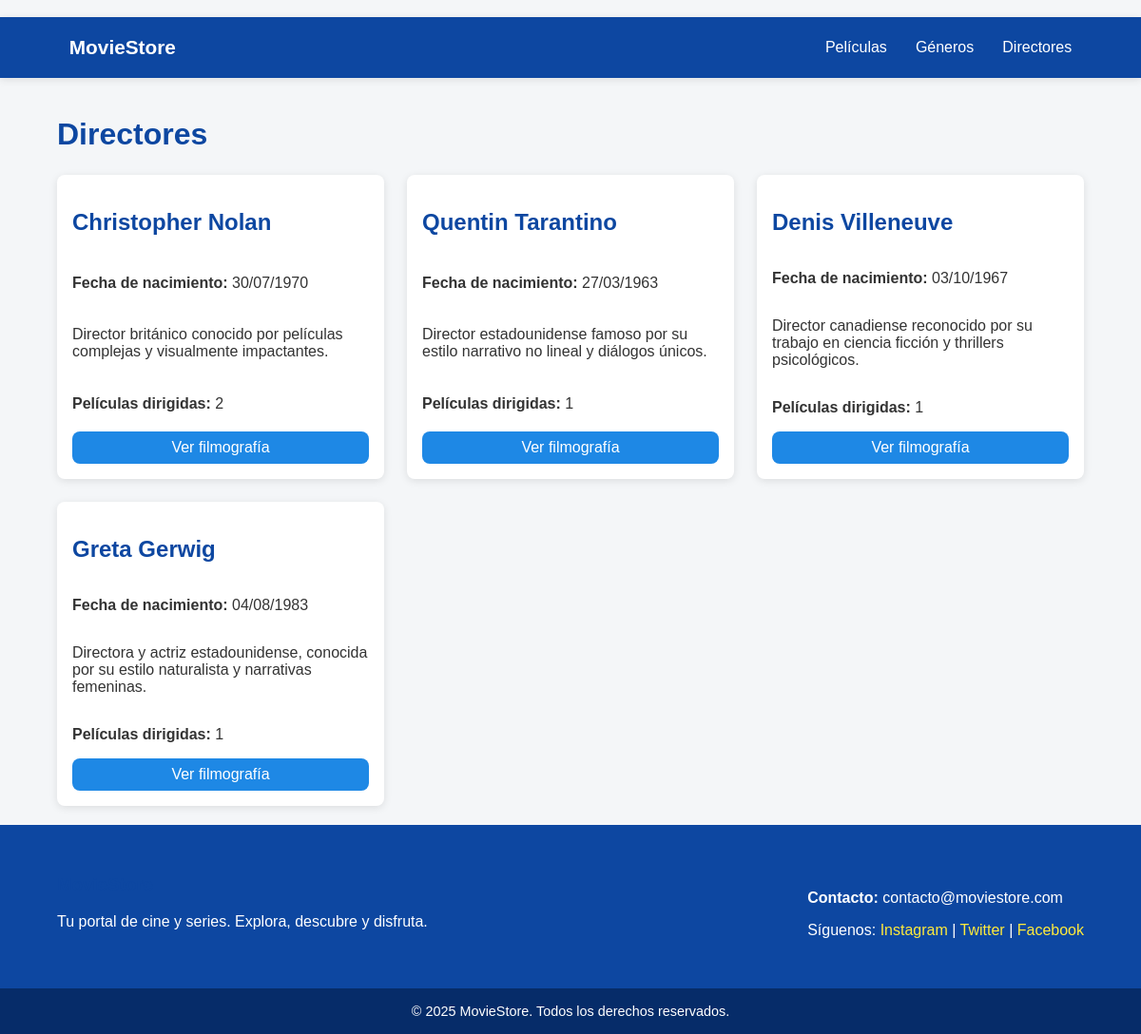
Before: /directors/ with the older database file.
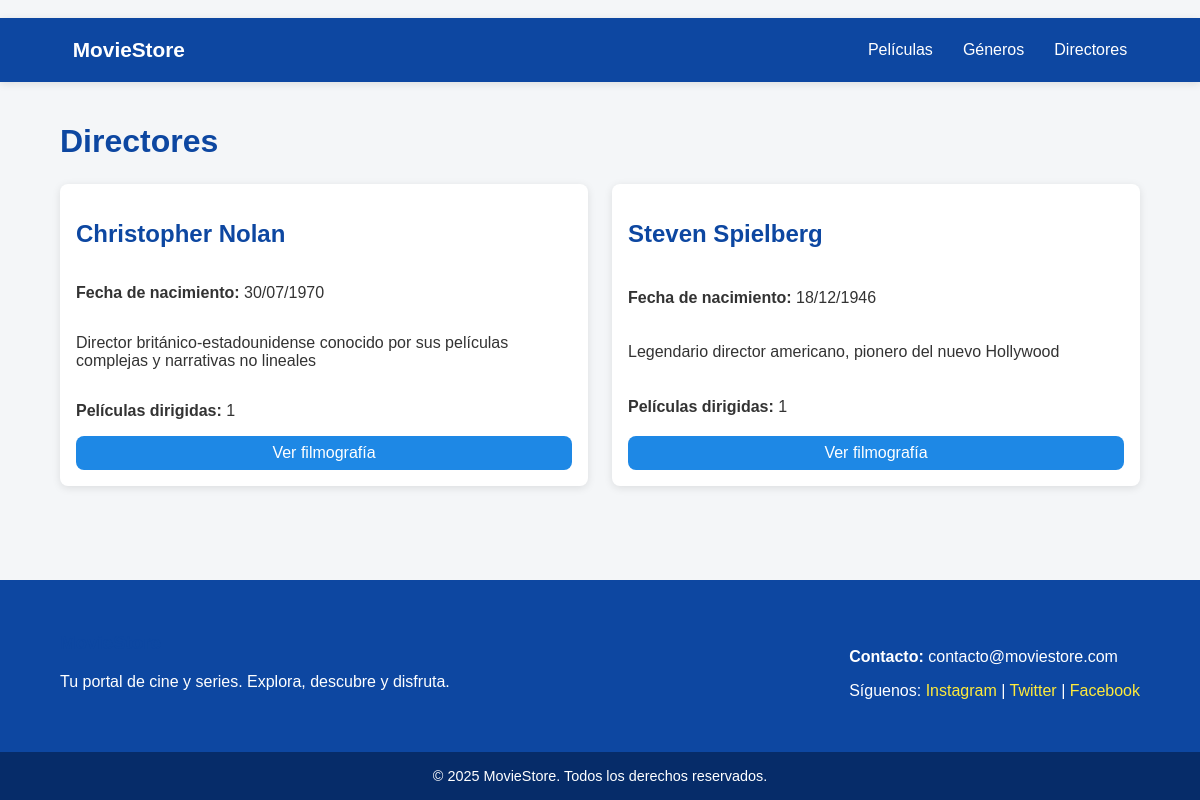
After: the same page with the newer database file.
### movies/models.py (models this page shows, shortened)
class Director(models.Model):
    name = models.CharField(max_length=100)
    biography = models.TextField()
    birth_date = models.DateField(null=True, blank=True)

### movies/views.py (the view)
# urls.py: path('directors/', views.director_list, name='director_list'),
def director_list(request):
    directors = Director.objects.all()
    return render(request, 'movies/director_list.html', {'directors': directors})

### movies/templates/movies/director_list.html (shortened to what this page needs)
{% extends 'movies/base.html' %}
{% block content %}
    <h1>Directores</h1>
    <div class="director-grid movie-grid">
        {% for director in directors %}
            <div class="card">
                <h2>{{ director.name }}</h2>
                {% if director.birth_date %}
                    <p><strong>Fecha de nacimiento:</strong> {{ director.birth_date|date:"d/m/Y" }}</p>
                {% endif %}
                {% if director.biography %}
                    <p>{{ director.biography|truncatewords:50 }}</p>
                {% endif %}
                <p><strong>Películas dirigidas:</strong> {{ director.movies.count }}</p>
                <a href="{% url 'movies:director_detail' director.pk %}" class="button">Ver filmografía</a>
            </div>
        {% empty %}
            <p>No hay directores disponibles.</p>
        {% endfor %}
    </div>
{% endblock %}

Changed rows visible on the page:
removed Director: name "Christopher Nolan", birth_date "30/07/1970", biography "Director británico conocido por películas complejas y visualmente impactantes.", movies.count "2"
removed Director: name "Quentin Tarantino", birth_date "27/03/1963", biography "Director estadounidense famoso por su estilo narrativo no lineal y diálogos únicos.", movies.count "1"
removed Director: name "Denis Villeneuve", birth_date "03/10/1967", biography "Director canadiense reconocido por su trabajo en ciencia ficción y thrillers psicológicos.", movies.count "1"
removed Director: name "Greta Gerwig", birth_date "04/08/1983", biography "Directora y actriz estadounidense, conocida por su estilo naturalista y narrativas femeninas.", movies.count "1"
added Director: name "Christopher Nolan", birth_date "30/07/1970", biography "Director británico-estadounidense conocido por sus películas complejas y narrativas no lineales", movies.count "1"
added Director: name "Steven Spielberg", birth_date "18/12/1946", biography "Legendario director americano, pionero del nuevo Hollywood", movies.count "1"
